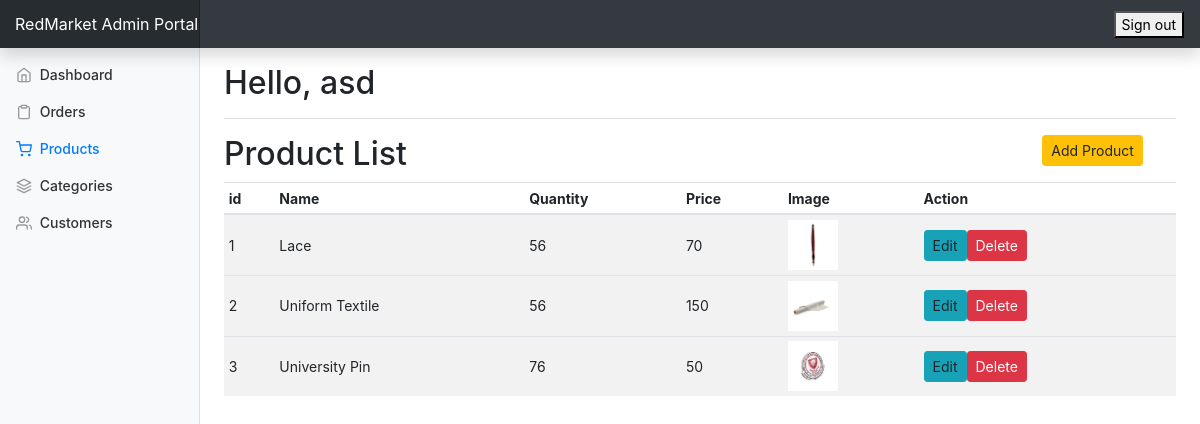
Screenshot of /admin_portal/admin/products.php (signed in) with the database file from the repository.
### tables this page shows
CREATE TABLE `product` (
  `product_id` double NOT NULL,
  `product_name` varchar(150) NOT NULL,
  `product_price` int(11) NOT NULL,
  `image_file_name` varchar(300) NOT NULL,
  `category_id` int(11) NOT NULL,
  `quantity` int(11) DEFAULT NULL,
  `category_name` varchar(255) DEFAULT NULL
);

### admin_portal/admin/products.php (the view, shortened to what this page needs)
<?php include "functions.php";
$pdo = get_connection();
?>
<?php include_once("./templates/top.php"); ?>
<?php include_once("./templates/navbar.php"); ?>
<div class="container-fluid">
  <div class="row">
    <?php include "./templates/sidebar.php"; ?>
      <div class="row">
          <div class="col-10">
              <h2>Product List</h2>
          </div>
          <div class="col-2">
              <a href="#" data-toggle="modal" data-target="#add_product_modal" class="btn btn-warning btn-sm">Add Product</a>
          </div>
      </div>
      <div class="table-responsive">
        <table class="table table-striped table-sm">
          <thead>
            <tr>
              <th>id</th>
              <th>Name</th>
              <th>Quantity</th>
              <th>Price</th>
               <th>Image</th>
              <th>Action</th>
            </tr>
          </thead>
			<?php
                $res=$pdo->query("SELECT * FROM product");
                $c=1;
                while($row = $res->fetch()){
					?>
             <form action="" method="post" >
			<tbody id="product_list">
              <td style="vertical-align: middle;"><?php echo $c; ?></td>
              <td style="vertical-align: middle;"><?php echo $row["product_name"]; ?></td>
              <td style="vertical-align: middle;"><?php echo $row["quantity"]; ?></td>
              <td style="vertical-align: middle;"><?php echo $row["product_price"]; ?></td>
              <td style="vertical-align: middle;"><?php $img = (strpos($row['image_file_name'], '/') === false) ? 'product-image/'.$row['image_file_name'] : $row['image_file_name']; ?><img src="<?php echo htmlspecialchars($img, ENT_QUOTES, 'UTF-8'); ?>" width="50" style="vertical-align: middle;"></td>
              <td style="vertical-align: middle;" id="<?php echo $c; ?>"><a class="btn btn-sm btn-info">Edit</a><button  type="submit" name="sum_delete"  class="btn btn-sm btn-danger">Delete</button></td>
				</tbody>
             </form>
                    <?php $c=$c+1; } ?>
        </table>
      </div>
    </main>
  </div>
</div>
<?php include_once("./templates/footer.php"); ?>

### admin_portal/admin/templates/sidebar.php (shortened to what this page needs)
<nav class="col-md-2 d-none d-md-block bg-light sidebar">
      <div class="sidebar-sticky">
        <ul class="nav flex-column">
          <?php
            $uri = $_SERVER['REQUEST_URI'];
            $uriAr = explode("/", $uri);
            $page = end($uriAr);
          ?>
          <li class="nav-item">
            <a class="nav-link <?php echo ($page == '' || $page == 'index.php') ? 'active' : ''; ?>" href="index.php">
              <span data-feather="home"></span>
              Dashboard <span class="sr-only">(current)</span>
            </a>
          </li>
          <li class="nav-item">
            <a class="nav-link <?php echo ($page == 'customer_orders.php') ? 'active' : ''; ?>" href="customer_orders.php">
              <span data-feather="clipboard"></span>
              Orders
            </a>
          </li>
          <li class="nav-item">
            <a class="nav-link <?php echo ($page == 'products.php') ? 'active' : ''; ?>" href="products.php">
              <span data-feather="shopping-cart"></span>
              Products
            </a>
          </li>
          <li class="nav-item">
            <a class="nav-link <?php echo ($page == 'categories.php') ? 'active' : ''; ?>" href="categories.php">
              <span data-feather="layers"></span>
              Categories
            </a>
          </li>
          <li class="nav-item">
            <a class="nav-link <?php echo ($page == 'customers.php') ? 'active' : ''; ?>" href="customers.php">
              <span data-feather="users"></span>
              Customers
            </a>
          </li>
        </ul>
      </div>
    </nav>
    <main role="main" class="col-md-9 ml-sm-auto col-lg-10 px-4">
      <div class="d-flex justify-content-between flex-wrap flex-md-nowrap align-items-center pt-3 pb-2 mb-3 border-bottom">
        <h1 class="h2 ">Hello,
		<?php
        $admin_id=$_SESSION["admin_id"][0];
            $res = $pdo->prepare("select username from admin where admin_id = ?");
            $res->execute([$admin_id]);
            $username = $res->fetch();
			echo $username[0];
		?>
		</h1>
      </div>

### admin_portal/admin/css/dashboard.css (style rules this page uses)
body { font-size: .875rem; }
.feather { width: 16px; height: 16px; vertical-align: text-bottom; }
.sidebar { position: fixed; top: 0; bottom: 0; left: 0; z-index: 100; padding: 48px 0 0; box-shadow: inset -1px 0 0 rgba(0, 0, 0, .1); }
.sidebar-sticky { position: relative; top: 0; height: calc(100vh - 48px); padding-top: .5rem; overflow-x: hidden; overflow-y: auto; }
.sidebar .nav-link { font-weight: 500; color: #333; }
.sidebar .nav-link .feather { margin-right: 4px; color: #999; }
.sidebar .nav-link.active { color: #007bff; }
.sidebar .nav-link:hover .feather, .sidebar .nav-link.active .feather { color: inherit; }
[role="main"] { padding-top: 133px; }
@media (min-width: 768px) { [role="main"] { padding-top: 48px; } }

### rows the page displays
product: product_name "Lace", quantity "56", product_price "70", image_file_name (picture)
product: product_name "Uniform Textile", quantity "56", product_price "150", image_file_name (picture)
product: product_name "University Pin", quantity "76", product_price "50", image_file_name (picture)

### other values shown
$username[0] "asd"
